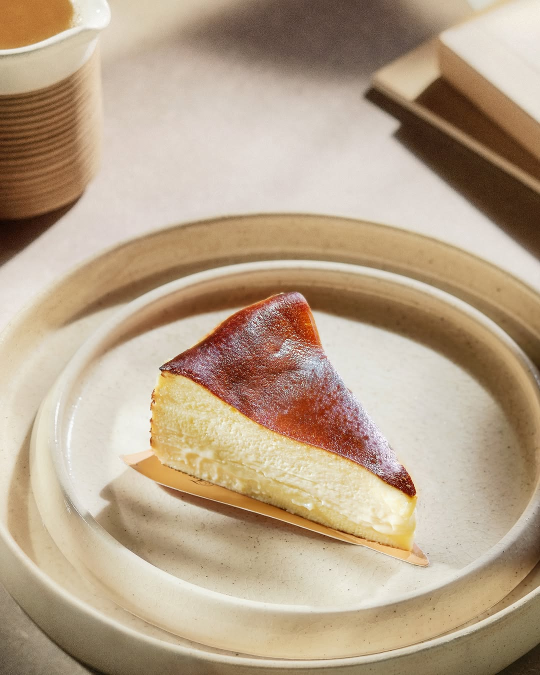
#> input picture images/Basque Cheesecake.jpg, 1080 x 1350 px (shown at 1/2 size)
$ python -i auto_map_all_items.py   (imports and definitions only)
#> lines starting #> are read from the running program, lines starting #| are printed output that depends on the picture; after the words box and inside, x2 and y2 are one past the last pixel; in counts of white or black regions, pixels touching at a corner belong together
#> further down, picture is the input picture: shape (1350, 1080, 3); mean B, G, R 138.3, 162.9, 183.8
import cv2
import os
import subprocess
import json
import re

VIDEO_PATH = r"d:\cafe\menu_video.MP4"
OUT_ITEMS_DIR = r"d:\Feranoz\images\swiggy_items"
TMP_FRAMES_DIR = r"d:\Feranoz\images\raw_video_frames"
TMP_LABELS_DIR = r"d:\Feranoz\images\ocr_labels"

# [3 lines not run here, left out]

import gc

# [2 lines not run here, left out]
# [1 line that did not run here, left out]
# [1 line that did not run here, left out]

frame_idx = 0
saved_count = 0
# [1 line that did not run here, left out]

frame_info_list = []

# [19 lines not run here, left out]
# Card detection logic
cards_list = [] # list of { id, frame_id, crop_img, label_img_path, label_text: "" }

def detect_food_contours(img):
    h, w, _ = img.shape
#> h = 1350; w = 1080
    gray = cv2.cvtColor(img, cv2.COLOR_BGR2GRAY)
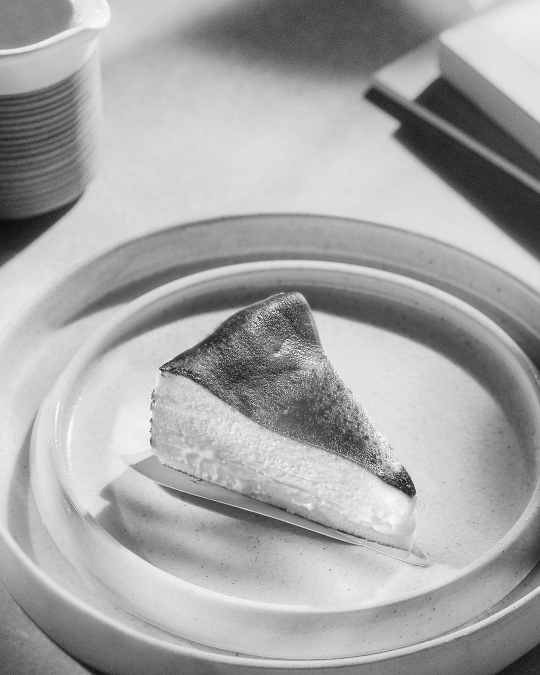
#> gray: shape (1350, 1080) (shown at 1/2 size); min 2, max 255, mean 166.4
    _, thresh = cv2.threshold(gray, 253, 255, cv2.THRESH_BINARY_INV)
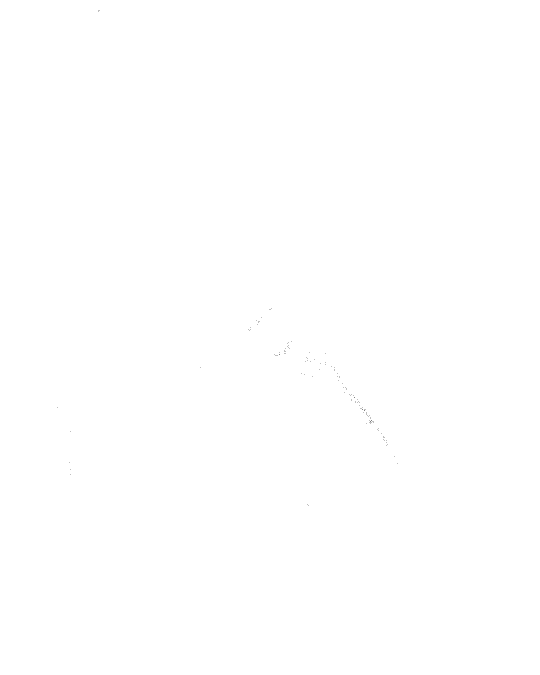
#> thresh: shape (1350, 1080) (shown at 1/2 size); 100% white; black in thin lines or dots, all inside (x1, y1, x2, y2) = (114, 21, 795, 1011)
    contours, _ = cv2.findContours(thresh, cv2.RETR_EXTERNAL, cv2.CHAIN_APPROX_SIMPLE)
#> contours = [[[0, 0], [0, 1349], [1079, 1349], [1079, 0]]]

    rects = []
    for cnt in contours:
        x, y, cw, ch = cv2.boundingRect(cnt)
        if cw > 200 and ch > 200:
            if y > 250 and (y + ch) < (h - 150):
                rects.append((x, y, cw, ch))
#> this loop made 1 pass
#> (cnt, x, y, cw, ch) on pass 1: ([[0, 0], [0, 1349], [1079, 1349], [1079, 0]], 0, 0, 1080, 1350)
#> after the loop, rects = []
    return rects

card_global_id = 0

# [62 lines not run here, left out]
ps_script_path = r"d:\Feranoz\scratch\batch_ocr.ps1"
json_out_path = r"d:\Feranoz\scratch\ocr_results.json"

ps_code = """
[Windows.Media.Ocr.OcrEngine, Windows.Media.Ocr, ContentType = WindowsRuntime] | Out-Null
[Windows.Graphics.Imaging.BitmapDecoder, Windows.Graphics.Imaging, ContentType = WindowsRuntime] | Out-Null
[Windows.Storage.StorageFile, Windows.Storage, ContentType = WindowsRuntime] | Out-Null

$engine = [Windows.Media.Ocr.OcrEngine]::TryCreateFromUserProfileLanguages()
if ($null -eq $engine) {
    $engine = [Windows.Media.Ocr.OcrEngine]::TryCreateFromLanguage([Windows.Globalization.Language]::new("en-US"))
}

$labelsDir = "d:\\Feranoz\\images\\ocr_labels"
$files = Get-ChildItem -Path $labelsDir -Filter "*.jpg"
$results = @{}

foreach ($f in $files) {
    try {
        $fileObj = [Windows.Storage.StorageFile]::GetFileFromPathAsync($f.FullName).GetAwaiter().GetResult()
        $stream = $fileObj.OpenAsync([Windows.Storage.FileAccessMode]::Read).GetAwaiter().GetResult()
        $decoder = [Windows.Graphics.Imaging.BitmapDecoder]::CreateAsync($stream).GetAwaiter().GetResult()
        $bitmap = $decoder.GetSoftwareBitmapAsync().GetAwaiter().GetResult()
        $ocrRes = $engine.RecognizeAsync($bitmap).GetAwaiter().GetResult()
        $results[$f.Name] = $ocrRes.Text
    } catch {
        $results[$f.Name] = ""
    }
}

$results | ConvertTo-Json | Out-File -FilePath "d:\\Feranoz\\scratch\\ocr_results.json" -Encoding utf8
"""

# [2 lines not run here, left out]

# [1 line that did not run here, left out]
# [3 lines not run here, left out]
ocr_data = {}
# [7 lines not run here, left out]

# Target menu items to map
MENU_ITEMS = [
    ("basque_cheesecake.jpg", ["Basque", "Cheesecake"]),
    ("rocher_cake.jpg", ["Rocher", "Cake"]),
    ("chocolate_noir.jpg", ["Chocolate Noir", "Noir"]),
    ("blueberry_vanilla_cake.jpg", ["Blueberry", "Vanilla"]),
    ("belgian_chocolate_cake.jpg", ["Belgian", "Chocolate Cake"]),
    ("chocolate_caramel_fudge_cake.jpg", ["Caramel Fudge", "Fudge"]),
    ("red_velvet.jpg", ["Red Velvet"]),
    ("medovik.jpg", ["Medovik", "Russian Honey"]),
    ("blueberry_cheesecake.jpg", ["Blueberry Cheesecake"]),
    ("chocolate_caramel_verrine.jpg", ["Verrine", "Chocolate Caramel Verrine"]),
    ("chocolate_teacake.jpg", ["Chocolate Teacake"]),
    ("mango_cheesecake.jpg", ["Mango Cheesecake"]),
    ("tiramisu.jpg", ["Tiramisu"]),
    ("vanilla_choux.jpg", ["Vanilla Choux", "Choux"]),
    ("opera_cake.jpg", ["Opera"]),
    ("spanish_tresleches.jpg", ["Tres Leches", "Spanish"]),
    ("hazelnut_cake.jpg", ["Hazelnut Cake"]),
    ("lemon_tart.jpg", ["Lemon Tart"]),
    ("choux_pastry.jpg", ["Choux Pastry"]),
    ("macaron_assorted.jpg", ["Macaron", "Assorted"]),
    ("banana_walnut_teacake.jpg", ["Banana Walnut"]),
    ("vanilla_teacake.jpg", ["Vanilla Teacake"]),
    ("walnut_brownie.jpg", ["Walnut Brownie", "Brownie"]),
    ("madeleine.jpg", ["Madeleine"]),
    ("chicken_fajita_pizza.jpg", ["Chicken Fajita", "Fajita"]),
    ("bbq_chicken_pizza.jpg", ["BBQ Chicken"]),
    ("paprika_smoked_chicken_pizza.jpg", ["Paprika", "Smoked Chicken"]),
    ("lamb_pepperoni_pizza.jpg", ["Lamb Pepperoni", "Pepperoni"]),
    ("meat_lovers_pizza.jpg", ["Meat Lovers"]),
    ("margherita_pizza.jpg", ["Margherita"]),
    ("mexican_cottage_cheese_pizza.jpg", ["Mexican Cottage", "Cottage Cheese"]),
    ("crunchy_chicken_burger.jpg", ["Crunchy Chicken", "Burger"]),
    ("chicken_club_sandwich.jpg", ["Chicken Club", "Sandwich"]),
    ("chicken_loaded_fries.jpg", ["Loaded Fries", "Fries"]),
    ("chicken_wrap.jpg", ["Chicken Wrap", "Wrap"]),
    ("almond_croissant.jpg", ["Almond Croissant"]),
    ("herb_chicken_croissant.jpg", ["Herb Chicken"]),
    ("southwest_chicken_tenders.jpg", ["Southwest", "Tenders"]),
    ("vegetariana_calzone.jpg", ["Vegetariana", "Calzone"]),
    ("veg_parmarosa_pasta.jpg", ["Parmarosa", "Pink Sauce"]),
    ("chicken_penne_pasta.jpg", ["Chicken Penne", "Penne"]),
    ("mushroom_pasta.jpg", ["Mushroom Pasta"]),
    ("cold_chocolate.jpg", ["Signature Cold", "Cold Chocolate"]),
    ("belgian_hot_chocolate.jpg", ["Belgian Hot", "Hot Chocolate"]),
    ("classic_cold_coffee.jpg", ["Classic Cold", "Cold Coffee"]),
    ("cappuccino_classic.jpg", ["Cappuccino"]),
    ("iced_latte.jpg", ["Iced Latte", "Latte"])
]

matched_items = {}

# [25 lines not run here, left out]

>>> import cv2
>>> picture = cv2.imread('../images/Basque Cheesecake.jpg')
>>> result = detect_food_contours(picture)
#> result = []

$ run again, on images/Chocolate Caramel Verrine.jpg
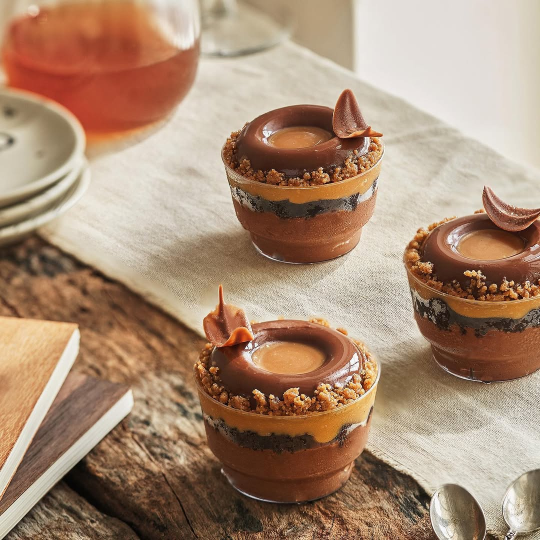
#> input picture images/Chocolate Caramel Verrine.jpg, 1080 x 1080 px (shown at 1/2 size)
#> picture is the input picture: shape (1080, 1080, 3); mean B, G, R 116.5, 139.6, 169.1
#> in detect_food_contours, `gray = cv2.cvtColor(img, cv2.COLOR_BGR2GRAY)`:
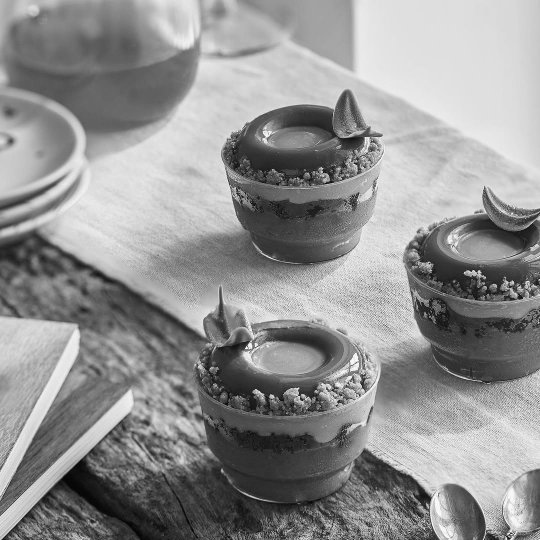
#> gray: shape (1080, 1080) (shown at 1/2 size); min 1, max 255, mean 145.8
#> thresh: shape (1080, 1080); 100% white; black in thin lines or dots, all inside (x1, y1, x2, y2) = (494, 256, 1080, 1077)
#> contours = 1 contour; box (x1, y1, x2, y2) and area: (0, 0, 1080, 1080) 1164238
#> the loop in detect_food_contours, `for cnt in contours:` made 1 pass
#> after the loop in detect_food_contours, `for cnt in contours:`: rects = []
